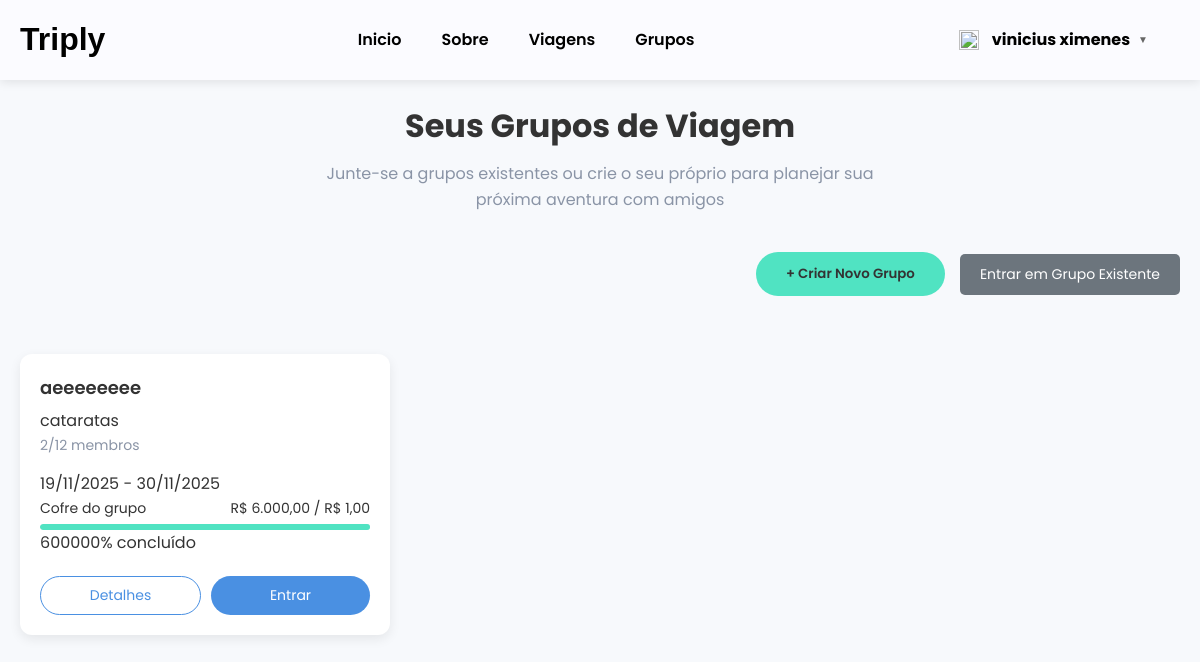
/pages/grupos.php (signed in), run on the app's committed database.
### tables this page shows
CREATE TABLE usuario_grupo (
        id INTEGER PRIMARY KEY AUTOINCREMENT,
        usuario_id INTEGER NOT NULL,
        grupo_id INTEGER NOT NULL,
        data_entrada TEXT DEFAULT CURRENT_TIMESTAMP,
        FOREIGN KEY (usuario_id) REFERENCES users(id),
        FOREIGN KEY (grupo_id) REFERENCES grupos(id),
        UNIQUE(usuario_id, grupo_id)
    );

CREATE TABLE grupos (
        id INTEGER PRIMARY KEY AUTOINCREMENT,
        nome_grupo TEXT NOT NULL,
        destino TEXT NOT NULL,
        descricao TEXT,
        data_inicio TEXT NOT NULL,
        data_fim TEXT NOT NULL,
        orcamento_total REAL NOT NULL,
        numero_maximo_membros INTEGER NOT NULL,
        criador_id INTEGER NOT NULL,
        codigo TEXT,
        data_criacao TEXT DEFAULT CURRENT_TIMESTAMP,
        FOREIGN KEY (criador_id) REFERENCES users(id)
    );

### pages/grupos.php (the view, shortened to what this page needs)
<?php
require_once '../database/config.php';
$usuario_id = $_SESSION['usuario_id'];
$usuario_nome = $_SESSION['usuario_nome'] ?? '';
$grupos_usuario = [];
try {
    $stmt = $db->prepare("
        SELECT g.*, ug.data_entrada
        FROM grupos g
        INNER JOIN usuario_grupo ug ON g.id = ug.grupo_id
        WHERE ug.usuario_id = ?
        ORDER BY ug.data_entrada DESC
    ");
    $stmt->execute([$usuario_id]);
    $grupos_usuario = $stmt->fetchAll();
} catch (PDOException $e) {
    error_log("Erro ao buscar grupos: " . $e->getMessage());
}
$tem_grupos = !empty($grupos_usuario);
?>
<!DOCTYPE html>
<html lang="pt-br">
<head>
    <link rel="stylesheet" href="../styles/grupos.css">
</head>
<body>
    <nav class='navbar'>
        <a href="home.php" class="logo">Triply</a>
        <div class="nav-links" id="navLinks">
            <span class="nav-main-links">
                <a href="home.php">Inicio</a>
                <a href="sobre.php">Sobre</a>
                <a href="viagens.php">Viagens</a>
                <a href="grupos.php">Grupos</a>
            </span>
        </div>
        <div class="nav-links" id="navLinks">
            <span class="nav-user-section">
                <div class="user-dropdown">
                    <div class="user-info" onclick="toggleDropdown()">
                        <img src="https://img.icons8.com/?size=100&id=2yC9SZKcXDdX&format=png&color=000000" alt="">
                        <p><?= htmlspecialchars($usuario_nome) ?></p>
                        <span class="dropdown-arrow">▼</span>
                    </div>
                </div>
            </span>
        </div>
    </nav>
    <main class="main-content">
        <div class="container">
            <div class="page-header">
                <h1>Seus Grupos de Viagem</h1>
                <p>Junte-se a grupos existentes ou crie o seu próprio para planejar sua próxima aventura com amigos</p>
            </div>
            <div id="groupsState" class="state-container <?= $tem_grupos ? 'active' : '' ?>">
                <div class="groups-header">
                    <div class="groups-header-actions">
                        <button class="create-group-btn" onclick="openCreateGroupModal()">+ Criar Novo Grupo</button>
                        <button class="join-existing-btn" onclick="openJoinGroupModal()">Entrar em Grupo Existente</button>
                    </div>
                </div>
                <div class="groups-grid">
                    <?php if ($tem_grupos): ?>
                        <?php foreach ($grupos_usuario as $grupo):
                            $stmt_membros = $db->prepare("SELECT COUNT(*) as total_membros FROM usuario_grupo WHERE grupo_id = ?");
                            $stmt_membros->execute([$grupo['id']]);
                            $membros = $stmt_membros->fetch();
                            $total_membros = $membros['total_membros'];
                            $stmt_arrecadado = $db->prepare("SELECT COALESCE(SUM(valor), 0) as total_arrecadado FROM contribuicoes WHERE grupo_id = ?");
                            $stmt_arrecadado->execute([$grupo['id']]);
                            $arrecadado = $stmt_arrecadado->fetch();
                            $total_arrecadado = $arrecadado['total_arrecadado'];
                            $porcentagem = $grupo['orcamento_total'] > 0 ?
                                round(($total_arrecadado / $grupo['orcamento_total']) * 100) : 0;
                        ?>
                            <div class="group-card">
                                <div class="group-content">
                                    <div class="group-header">
                                        <div>
                                            <h3 class="group-title"><?= htmlspecialchars($grupo['nome_grupo']) ?></h3>
                                            <p class="group-destination"><?= htmlspecialchars($grupo['destino']) ?></p>
                                            <div class="group-members">
                                                <span><?= $total_membros ?>/<?= $grupo['numero_maximo_membros'] ?> membros</span>
                                            </div>
                                        </div>
                                    </div>
                                    <div class="group-dates">
                                        <span><?= date('d/m/Y', strtotime($grupo['data_inicio'])) ?> - <?= date('d/m/Y', strtotime($grupo['data_fim'])) ?></span>
                                    </div>
                                    <div class="group-progress">
                                        <div class="progress-label">
                                            <span>Cofre do grupo</span>
                                            <span>R$ <?= number_format($total_arrecadado, 2, ',', '.') ?> / R$ <?= number_format($grupo['orcamento_total'], 2, ',', '.') ?></span>
                                        </div>
                                        <div class="progress-bar">
                                            <div class="progress-fill" style="width: <?= $porcentagem ?>%"></div>
                                        </div>
                                        <div class="progress-percentage"><?= $porcentagem ?>% concluído</div>
                                    </div>
                                    <div class="group-actions">
                                        <button class="btn-outline" onclick="viewGroupDetails(<?= $grupo['id'] ?>)">Detalhes</button>
                                        <button class="btn-primary" onclick="window.location.href='grupo.php?id=<?= $grupo['id'] ?>'">Entrar</button>
                                    </div>
                                </div>
                            </div>
                        <?php endforeach; ?>
                    <?php else: ?>
                        <div class="no-groups-message">
                            <p>Você ainda não está em nenhum grupo.</p>
                        </div>
                    <?php endif; ?>
                </div>
            </div>
        </div>
    </main>
</body>
</html>

### styles/grupos.css (style rules this page uses)
a { text-decoration: none; color: black; }
* { margin: 0; padding: 0; font-family: "Poppins", sans-serif; font-style: Light 300; }
body { background: #EBFCFB; }
:root { --primary: #4A90E2; --primary-dark: #3A7BC8; --secondary: #50E3C2; --light: #F7F9FC; --dark: #333333; --gray: #8A94A6; --light-gray: #E6ECF0; --white: #FFFFFF; --shadow: 0 4px 12px rgba(0, 0, 0, 0.08); --radius: 12px; --transition: all 0.3s ease; }
body { font-family: 'Poppins', sans-serif; background-color: var(--light); color: var(--dark); line-height: 1.6; }
a { text-decoration: none; color: inherit; }
button { cursor: pointer; border: none; font-family: inherit; transition: var(--transition); }
.container { max-width: 1200px; margin: 0 auto; padding: 0 20px; }
.logo { font-family: Belgiano, sans-serif; font-size: 2em; margin-left: 20px; z-index: 100; }
.navbar, footer { color: black; background: #FBFBFF; }
.navbar { width: 97,5%; min-height: 80px; display: flex; align-items: center; justify-content: space-between; font-weight: bold; position: relative; box-shadow: 0 2px 10px rgba(0, 0, 0, 0.1); }
.nav-links { display: flex; justify-content: space-between; align-items: center; gap: 40px; }
.nav-main-links { width: 97%; display: flex; gap: 40px; margin: 0; }
.nav-user-section { display: flex; margin: 0; margin-right: 40px; }
.navbar a { text-decoration: none; color: black; transition: color 0.3s ease; font-weight: 600; }
.navbar img { width: 20px; margin-right: 5px; }
.user-dropdown { position: relative; display: inline-block; }
.user-info { display: flex; align-items: center; gap: 8px; cursor: pointer; padding: 8px 12px; border-radius: 6px; transition: background-color 0.3s ease; }
.dropdown-arrow { font-size: 10px; color: #666; transition: transform 0.3s ease; }
.main-content { min-height: calc(100vh - 200px); padding: 20px 0; }
.page-header { text-align: center; margin-bottom: 40px; }
.page-header h1 { font-size: 32px; margin-bottom: 10px; color: var(--dark); }
.page-header p { color: var(--gray); max-width: 600px; margin: 0 auto; }
.state-container { display: none; }
.state-container.active { display: block; }
.groups-header { display: flex; justify-content: end; margin-bottom: 5%; }
.create-group-btn { background-color: var(--secondary); color: var(--dark); padding: 12px 30px; border-radius: 50px; font-weight: 600; }
.groups-grid { display: grid; grid-template-columns: repeat(auto-fill, minmax(300px, 1fr)); gap: 25px; }
.group-card { background-color: var(--white); border-radius: var(--radius); overflow: hidden; box-shadow: var(--shadow); transition: var(--transition); position: relative; }
.group-content { padding: 20px; }
.group-header { display: flex; justify-content: space-between; align-items: flex-start; margin-bottom: 15px; }
.group-title { font-size: 18px; font-weight: 600; margin-bottom: 5px; }
.group-members { display: flex; align-items: center; gap: 5px; color: var(--gray); font-size: 14px; }
.group-progress { margin-bottom: 20px; }
.progress-label { display: flex; justify-content: space-between; margin-bottom: 5px; font-size: 14px; }
.progress-bar { height: 6px; background-color: var(--light-gray); border-radius: 3px; overflow: hidden; }
.progress-fill { height: 100%; background-color: var(--secondary); border-radius: 3px; }
.group-actions { display: flex; gap: 10px; }
.btn-outline { background-color: transparent; border: 1px solid var(--primary); color: var(--primary); padding: 8px 15px; border-radius: 50px; flex: 1; font-size: 14px; }
.btn-primary { background-color: var(--primary); color: var(--white); padding: 8px 15px; border-radius: 50px; flex: 1; font-size: 14px; }
.groups-header-actions { display: flex; gap: 15px; align-items: center; }
.join-existing-btn { background-color: #6c757d; color: white; border: none; padding: 10px 20px; border-radius: 5px; cursor: pointer; font-size: 14px; }

### data on the page
usuario_grupo: grupo.nome_grupo "aeeeeeeee", grupo.destino "cataratas", total_membros "2", grupo.numero_maximo_membros "12", grupo.data_inicio "19/11/2025", grupo.data_fim "30/11/2025", total_arrecadado "6.000,00", grupo.orcamento_total "1,00", porcentagem "600000"

### other printed values
$usuario_nome "vinicius ximenes"
